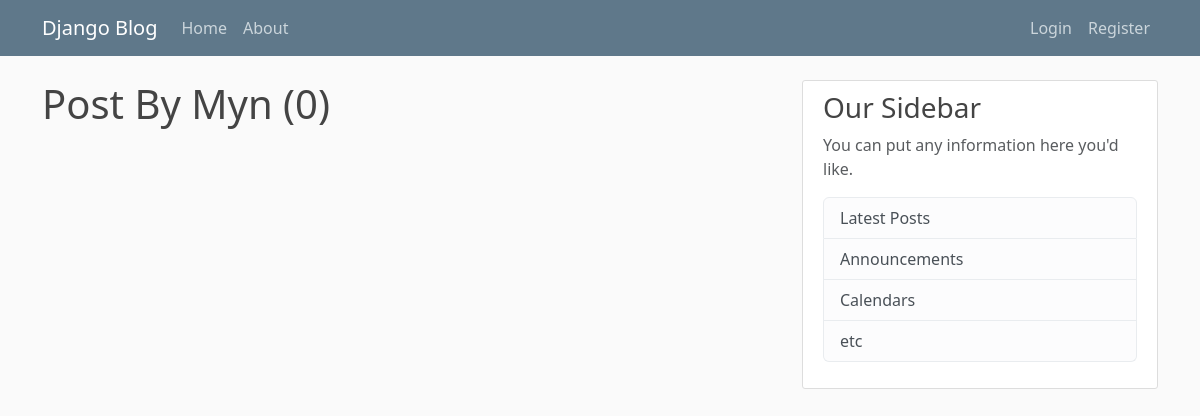
The page /user/Myn on the database as committed earlier.
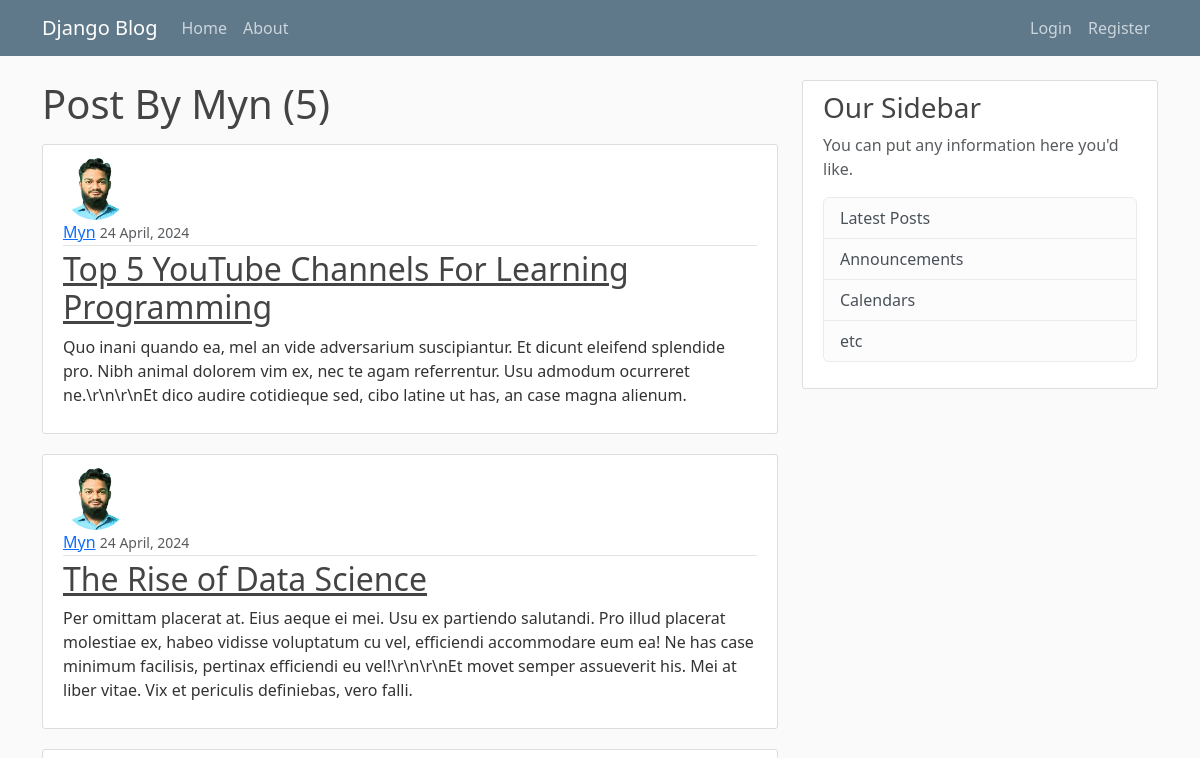
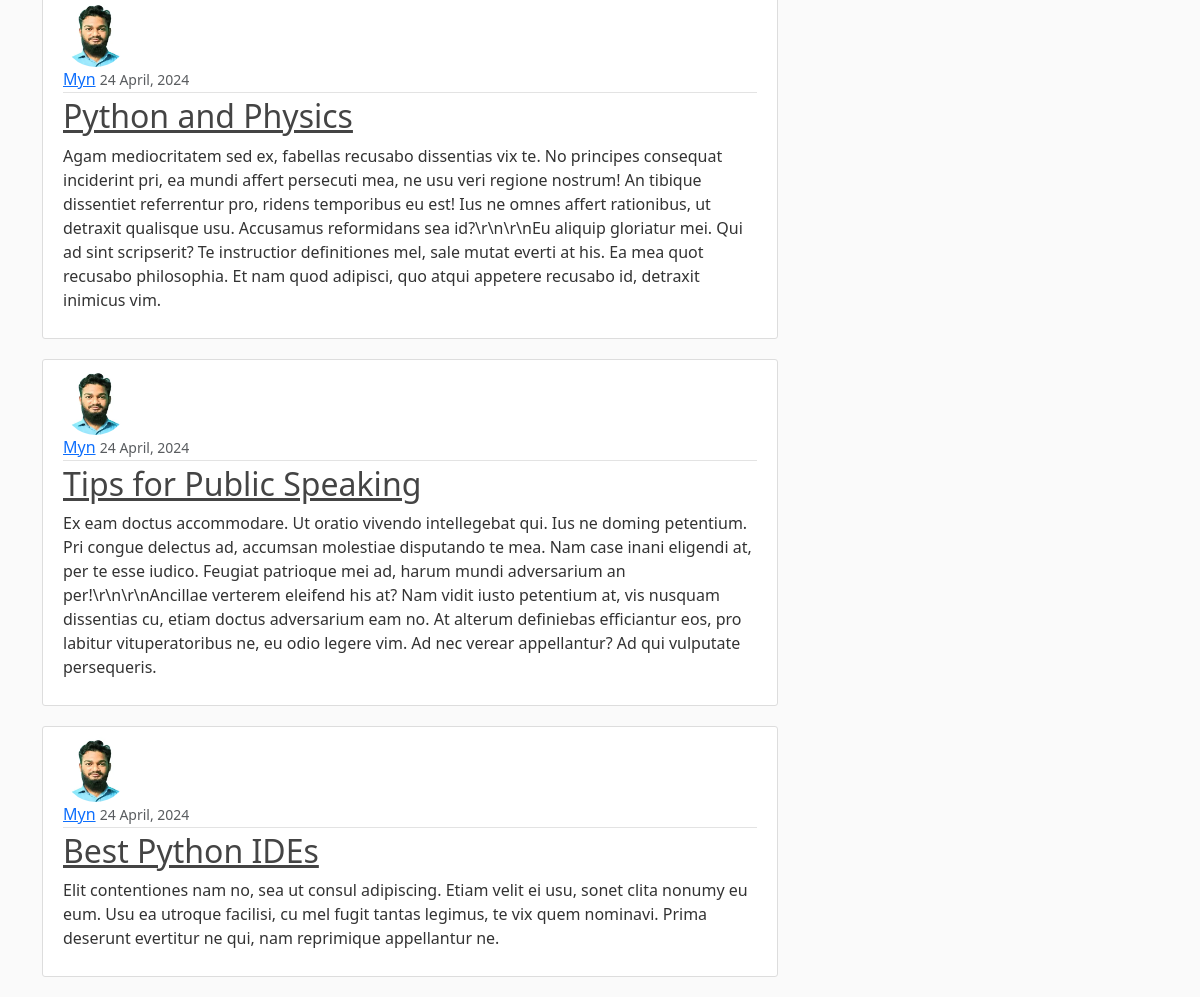
The same page on the database as committed later (2 pictures, top to bottom).
### BlogApp/models.py (models this page shows, shortened)
class Post(models.Model):
    title = models.CharField(max_length=200)
    content = models.TextField()
    date_posted = models.DateTimeField(default=timezone.now)
    author = models.ForeignKey(User, on_delete=models.CASCADE)

### users/models.py (models this page shows, shortened)
class Profile(models.Model):
    user = models.OneToOneField(User, on_delete=models.CASCADE)
    image = models.ImageField(default='default.jpg', upload_to='profile_pics')

### BlogApp/views.py (the view)
# urls.py: path('user/<str:username>', UserPostListView.as_view(), name='user-posts'),
class UserPostListView(ListView):
    model = Post
    template_name = 'BlogApp/user_posts.html'
    context_object_name = 'posts'
    paginate_by = 5
    def get_queryset(self):
        user = get_object_or_404(User , username=self.kwargs.get('username'))
        return Post.objects.filter(author = user).order_by('-date_posted')

### BlogApp/templates/BlogApp/user_posts.html (shortened to what this page needs)
{% extends 'BlogApp/base.html' %}
{% block content %}
<h1 class="mb-3 ">Post By {{ view.kwargs.username }} ({{ page_obj.paginator.count }})</h1>
{% for post in posts %}
<article class="media content-section">
	<img
		class="rounded-circle article-img"
		src="{{ post.author.profile.image.url}}"
		alt=""
	/>
	<div class="media-body">
		<div class="article-metadata">
			<a class="mr-2" href="{% url 'user-posts' post.author.username %}">{{ post.author }}</a>
			<small class="text-muted">{{ post.date_posted | date:"d F, Y" }} </small>
		</div>
		<h2>
			<a class="article-title" href="{% url 'post-detail' post.id %}"
				>{{ post.title }}</a
			>
		</h2>
		<p class="article-content">{{ post.content }}</p>
	</div>
</article>
{% endfor %}
{% endblock content %}

### BlogApp/templates/BlogApp/base.html (shortened to what this page needs)
{% load static %}
<!DOCTYPE html>
<html lang="en">
	<head>
		<link
			href="https://cdn.jsdelivr.net/npm/bootstrap@5.3.3/dist/css/bootstrap.min.css"
			rel="stylesheet"
		/>
        <link rel="stylesheet" type="text/css" href="{% static 'BlogApp/main.css' %}" />
	</head>
	<body>
         <header class="site-header">
            <nav class="navbar navbar-expand-md navbar-dark bg-steel fixed-top">
                <div class="container">
                    <a class="navbar-brand mr-4" href="{% url 'blog-home' %}">Django Blog</a>
                    <div class="collapse navbar-collapse d-flex justify-content-between " id="navbarToggle">
                        <div class="navbar-nav ">
                            <a class="nav-item nav-link" href="{% url 'blog-home' %}">Home</a>
                            <a class="nav-item nav-link" href="{% url 'blog-about' %}">About</a>
                        </div>
                        <div class="navbar-nav ">
                            {% if user.is_authenticated %}
                                <a class="nav-item nav-link" href="{% url 'post-create' %}"> New Post </a>
                                <a class="nav-item nav-link" href="{% url 'profile' %}">{{user.username|title}}</a>
                                <form action="{% url 'logout' %}" method="POST">
                                    {% csrf_token %}
                                    <button class="nav-item nav-link" type="submit">Log Out</button>
                                </form>
                            {% else %}
                                <a class="nav-item nav-link" href="{% url 'login' %}">Login</a>
                                <a class="nav-item nav-link" href="{% url 'register' %}">Register</a>
                            {% endif %}
                        </div>
                    </div>
                </div>
            </nav>
        </header>
        <main role="main" class="container">
            <div class="row">
                <div class="col-md-8">
                    {% block content %}
                    {% endblock %}
                </div>
                <div class="col-md-4">
                    <div class="content-section">
                        <h3>Our Sidebar</h3>
                        <p class='text-muted'>You can put any information here you'd like.
                        <ul class="list-group">
                            <li class="list-group-item list-group-item-light">Latest Posts</li>
                            <li class="list-group-item list-group-item-light">Announcements</li>
                            <li class="list-group-item list-group-item-light">Calendars</li>
                            <li class="list-group-item list-group-item-light">etc</li>
                        </ul>
                        </p>
                    </div>
                </div>
            </div>
        </main>
	</body>
</html>

### BlogApp/static/BlogApp/main.css (style rules this page uses)
body { background: #fafafa; color: #333333; margin-top: 5rem; }
h1, h2, h3, h4, h5, h6 { color: #444444; }
ul { margin: 0; }
.bg-steel { background-color: #5f788a; }
.site-header .navbar-nav .nav-link { color: #cbd5db; }
.content-section { background: #ffffff; padding: 10px 20px; border: 1px solid #dddddd; border-radius: 3px; margin-bottom: 20px; }
.article-title { color: #444444; }
.article-content { white-space: pre-line; }
.article-img { height: 65px; width: 65px; margin-right: 16px; }
.article-metadata { padding-bottom: 1px; margin-bottom: 4px; border-bottom: 1px solid #e3e3e3 }

Rows that differ between the two databases and show on the page:
added Post: author.profile.image (placeholder picture), author "Myn", date_posted "24 April, 2024", title "Top 5 YouTube Channels For Learning Programming", content "Quo inani quando ea, mel an vide adversarium suscipiantur. Et dicunt eleifend splendide pro. Nibh animal dolorem vim ex, nec te agam referrentur. Usu admodum ocurreret ne.\\r\\n\\r\\nEt dico audire cotidieque sed, cibo latine ut has, an case magna alienum."
added Post: author.profile.image (placeholder picture), author "Myn", date_posted "24 April, 2024", title "The Rise of Data Science", content "Per omittam placerat at. Eius aeque ei mei. Usu ex partiendo salutandi. Pro illud placerat molestiae ex, habeo vidisse voluptatum cu vel, efficiendi accommodare eum ea! Ne has case minimum facilisis, pertinax efficiendi eu vel!\\r\\n\\r\\nEt movet semper assueverit his. Mei at liber vitae. Vix et periculis definiebas, vero falli."
added Post: author.profile.image (placeholder picture), author "Myn", date_posted "24 April, 2024", title "Python and Physics", content "Agam mediocritatem sed ex, fabellas recusabo dissentias vix te. No principes consequat inciderint pri, ea mundi affert persecuti mea, ne usu veri regione nostrum! An tibique dissentiet referrentur pro, ridens temporibus eu est! Ius ne omnes affert rationibus, ut detraxit qualisque usu. Accusamus reformidans sea id?\\r\\n\\r\\nEu aliquip gloriatur mei. Qui ad sint scripserit? Te instructior definitiones mel, sale mutat everti at his. Ea mea quot recusabo philosophia. Et nam quod adipisci, quo atqui appetere recusabo id, detraxit inimicus vim."
added Post: author.profile.image (placeholder picture), author "Myn", date_posted "24 April, 2024", title "Tips for Public Speaking", content "Ex eam doctus accommodare. Ut oratio vivendo intellegebat qui. Ius ne doming petentium. Pri congue delectus ad, accumsan molestiae disputando te mea. Nam case inani eligendi at, per te esse iudico. Feugiat patrioque mei ad, harum mundi adversarium an per!\\r\\n\\r\\nAncillae verterem eleifend his at? Nam vidit iusto petentium at, vis nusquam dissentias cu, etiam doctus adversarium eam no. At alterum definiebas efficiantur eos, pro labitur vituperatoribus ne, eu odio legere vim. Ad nec verear appellantur? Ad qui vulputate persequeris."
added Post: author.profile.image (placeholder picture), author "Myn", date_posted "24 April, 2024", title "Best Python IDEs", content "Elit contentiones nam no, sea ut consul adipiscing. Etiam velit ei usu, sonet clita nonumy eu eum. Usu ea utroque facilisi, cu mel fugit tantas legimus, te vix quem nominavi. Prima deserunt evertitur ne qui, nam reprimique appellantur ne."
Other text that changed with them:
{{ page_obj.paginator.count }}: "0" → "5"
